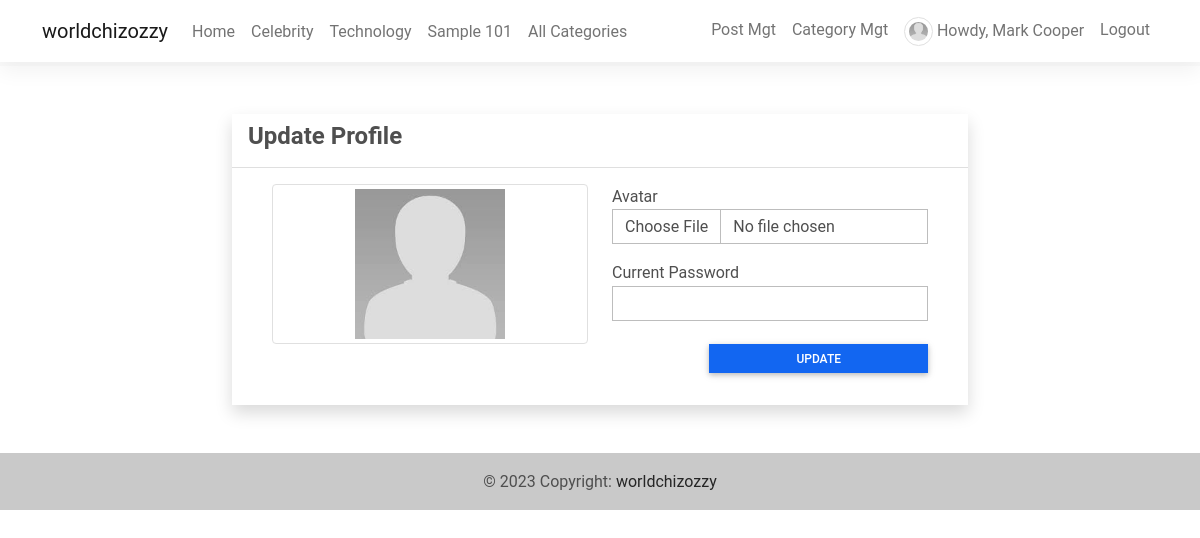
Screenshot of /update-avatar (signed in) with the database file from the repository.
### blogApp/models.py (models this page shows, shortened)
class Category(models.Model):
    class Meta:
        verbose_name_plural = 'categories'
    name = models.CharField(max_length=250)
    description = models.TextField(blank=True, null=True)
    status = models.IntegerField(default = 1)
    date_added = models.DateTimeField(default=timezone.now)
    date_updated = models.DateTimeField(auto_now=True)

class UserProfile(models.Model):
    user = models.OneToOneField(User, on_delete=models.CASCADE,related_name='profile')
    contact = models.CharField(max_length=250)
    dob = models.DateField(blank=True, null = True)
    address = models.TextField(blank=True, null = True)
    avatar = models.ImageField(blank=True, null = True, upload_to= 'images/')
    user_type = models.IntegerField(default = 2)

### blogApp/views.py (the view, shortened to what this page needs)
# urls.py: path('update-avatar',views.update_avatar,name='update-avatar'),
@login_required
def update_avatar(request):
    context['page_title'] = "Update Avatar"
    user = User.objects.get(id= request.user.id)
    context['userData'] = user
    context['userProfile'] = user.profile
    img = user.profile.avatar.url
    context['img'] = img
    return render(request,'update_avatar.html',context)

### blogApp/templates/update_avatar.html (shortened to what this page needs)
{% extends 'base.html' %}{% load static %}{% block pageContent %}
<div class="row justify-content-center">
    <div class="col-lg-8 col-md-10 col-sm-12 col-xs-12">
        <div class="card card-default rounded-0 shadow">
            <div class="card-header">
                <h4 class="card-title"><b>Update Profile</b></h4>
            </div>
            <div class="card-body">
                <div class="container-fluid">
                    <form id="register-user" method="POST" action="{% url 'update-avatar' %}" enctype="multipart/form-data">
                        <div class="mdc-layout-grid">
                            <div class="mdc-layout-grid__inner">
                                <div class="row">
                                    <div class="col-md-6">
                                        <img src="{{ img }}" alt="User-image" id="user-img-profile" class="img-thumbnail img-fluid">
                                    </div>
                                    <div class="col-md-6">
                                        <div class="form-group mb-3">
                                            <label for="avatar" class="control-label">Avatar</label>
                                            <input type="file" class="form-control rounded-0" name="avatar" id="avatar" accept="image/*" onchange="DisplayImage(this)" required="required">
                                        </div>
                                        <div class="form-group mb-3">
                                            <label for="current_password" class="control-label">Current Password</label>
                                            <input type="password" class="form-control rounded-0" name="current_password" id="current_password" required="required">
                                        </div>
                                    </div>
                                </div>
                                <div class="form-group mb-3">
                                    <div class="d-flex w-100 justify-content-end">
                                        <button class="btn btn-sm rounded-0 btn-primary col-4">
                                                Update
                                            </button>
                                    </div>
                                </div>
                            </div>
                        </div>
                    </form>
                </div>
            </div>
        </div>
    </div>
</div>
{% endblock pageContent %}

### blogApp/templates/TopNavigation.html (shortened to what this page needs)
{% load static %}
<header>
    <nav class="navbar navbar-expand-lg navbar-light bg-white fixed-top">
        <div class="container">
            <a class="navbar-brand" target="_blank" href="/">
                worldchizozzy
            </a>
            <div class="collapse navbar-collapse" id="navbarExample01">
                <ul class="navbar-nav me-auto mb-2 mb-lg-0">
                    <li class="nav-item active">
                        <a class="nav-link" aria-current="page" href="{% url 'home-page' %}">Home</a>
                    </li>
                    {% for category in category_list_limited %}
                    <li class="nav-item">
                        <a class="nav-link" href="{% url 'category-post' category.pk %}">{{ category.name }}</a>
                    </li>
                    {% endfor %}
                    <li class="nav-item">
                        <a class="nav-link" href="{% url 'category-page' %}">All Categories</a>
                    </li>
                </ul>
                <ul class="navbar-nav d-flex flex-row">
                    {% if user.id %}
                    <li class="nav-item me-3 me-lg-0">
                        <a class="nav-link" href="{% url 'post-mgt' %}">Post Mgt</a>
                    </li>
                    {% if user.profile.user_type == 1 %}
                    <li class="nav-item me-3 me-lg-0">
                        <a class="nav-link" href="{% url 'category-mgt' %}">Category Mgt</a>
                    </li>
                    {% endif %}
                    <li class="nav-item me-3 me-lg-0">
                        <a class="nav-link" href="{% url 'profile' %}">
                            <span class="me-1"><img src="{{ user.profile.avatar.url}}" alt="User Avatar" id="user-avatar" class="img-thumbnail rounded-circle"></span>Howdy, {{ user.first_name }} {{user.last_name}}
                        </a>
                    </li>
                    <li class="nav-item me-3 me-lg-0">
                        <a class="nav-link" href="{% url 'logout' %}">Logout</a>
                    </li>
                    {% else %}
                    <li class="nav-item me-3 me-lg-0">
                        <a class="nav-link" href="{% url 'login' %}">Login</a>
                    </li>
                    {% endif %}
                </ul>
            </div>
        </div>
    </nav>
    <div id="intro" class="pt-2 text-center bg-light">
    </div>
</header>

### static/blogApp/assets/default/css/style.css (style rules this page uses)
html, body { height: 100%; width: 100%; }
#user-avatar { width: 1.8rem; height: 1.8rem; object-fit: scale-down; object-position: center center; }
#user-img-profile { width: 100%; height: auto; max-height: 20vh; object-fit: scale-down; object-position: center center; }

### blogApp/templates/TopNavigation.html (style rules this page uses)
#intro { margin-top: 58px; }

### rows the page displays
Category: name "Celebrity"
Category: name "Technology"
Category: name "Sample 101"

### other values shown
{{ user.first_name }} "Mark"
{{ user.last_name }} "Cooper"
